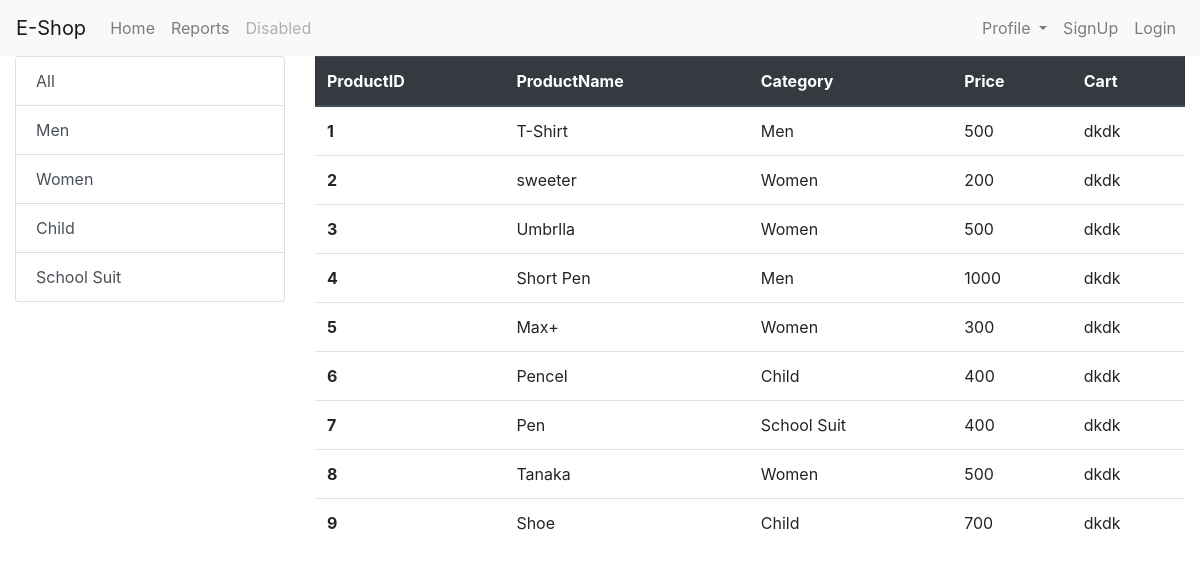
The page / on the database its author committed.
### polls/models/category.py (models this page shows)
class Category(models.Model):
    name = models.CharField(max_length=100)
    @staticmethod
    def get_all_categories():
        return Category.objects.all()
    def __str__(self):
        return self.name

### polls/models/product.py (models this page shows, shortened)
class Product(models.Model):
    name = models.CharField(max_length=100)
    categories = models.ForeignKey(Category, on_delete=models.CASCADE, default=1)
    price = models.IntegerField(default=0)
    pprice = models.IntegerField(default=0)
    @staticmethod
    def get_all_products():
        return Product.objects.all()

### polls/views/home.py (the view)
# urls.py: path('', index, name='index'),
def index(request):
    products = None
    categories = Category.get_all_categories()
    categoryID = request.GET.get('category')
    if categoryID:
        products = Product.get_all_products_by_categoryid(categoryID)
    else:
        products = Product.get_all_products()
    data = {}
    data['products'] = products
    data['categories'] = categories
    print(request.session.get('email'))
    return render(request, 'index.html', data)

### polls/templates/index.html
{% extends 'base.html' %}
{% load static %}
{% block content %}
    <div class="container-fluid">
      <div class="row">
        <div class="col-lg-3 mx-auto">
          <div class="list-group">
            <a href="/" class="list-group-item list-group-item-action">
              All
            </a>
            {% for category in categories %}
            <a href="/?category={{category.id}} " class="list-group-item list-group-item-action">
               {{category.name}}
            </a>
            {% endfor %}
          </div>
        </div>
        <div id="product" class="col-lg-9">
          <div class="row mx-auto">
            <table class="table table-hover mx-auto">
                <thead  class="thead-dark">
                  <tr>
                    <th scope="col">ProductID</th>
                    <th scope="col">ProductName</th>
                    <th scope="col">Category</th>
                    <th scope="col">Price</th>
                    <th scope="col">Cart</th>
                  </tr>
                </thead>
                <tbody>
                    {% for prod in products %}
                  <tr>
                    <th scope="row">{{prod.id}}</th>
                    <td>{{prod.name}}</td>
                    <td>{{prod.categories}}</td>
                    <td>{{prod.price}}</td>
                    <td>dkdk</td>
                  </tr>
                  {% endfor %}
                </tbody>
              </table>
        </div>
        </div>
      </div>
    </div>
    {% endblock content %}

### rows shown on the page
Category: name "Men"
Category: name "Women"
Category: name "Child"
Category: name "School Suit"
Product: id "1", name "T-Shirt", categories "Men", price "500"
Product: id "2", name "sweeter", categories "Women", price "200"
Product: id "3", name "Umbrlla", categories "Women", price "500"
Product: id "4", name "Short Pen", categories "Men", price "1000"
Product: id "5", name "Max+", categories "Women", price "300"
Product: id "6", name "Pencel", categories "Child", price "400"
Product: id "7", name "Pen", categories "School Suit", price "400"
Product: id "8", name "Tanaka", categories "Women", price "500"
Product: id "9", name "Shoe", categories "Child", price "700"
